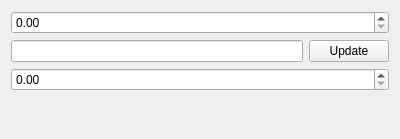
<?xml version="1.0" encoding="UTF-8"?>
<ui version="4.0">
 <class>Form</class>
 <widget class="QWidget" name="Form">
  <property name="geometry">
   <rect>
    <x>0</x>
    <y>0</y>
    <width>400</width>
    <height>139</height>
   </rect>
  </property>
  <property name="windowTitle">
   <string>Form</string>
  </property>
  <layout class="QVBoxLayout" name="verticalLayout">
   <item>
    <widget class="MagnitudeSpinBox" name="magnitudeSpinBox"/>
   </item>
   <item>
    <layout class="QHBoxLayout" name="horizontalLayout">
     <item>
      <widget class="QLineEdit" name="lineEdit">
       <property name="dragEnabled">
        <bool>true</bool>
       </property>
      </widget>
     </item>
     <item>
      <widget class="QPushButton" name="updateButton">
       <property name="text">
        <string>Update</string>
       </property>
      </widget>
     </item>
    </layout>
   </item>
   <item>
    <widget class="MagnitudeSpinBox" name="magnitudeSpinBox_2"/>
   </item>
   <item>
    <spacer name="verticalSpacer">
     <property name="orientation">
      <enum>Qt::Vertical</enum>
     </property>
     <property name="sizeHint" stdset="0">
      <size>
       <width>20</width>
       <height>40</height>
      </size>
     </property>
    </spacer>
   </item>
  </layout>
 </widget>
 <customwidgets>
  <customwidget>
   <class>MagnitudeSpinBox</class>
   <extends>QDoubleSpinBox</extends>
   <header>uiModules.MagnitudeSpinBox</header>
  </customwidget>
 </customwidgets>
 <resources/>
 <connections/>
</ui>
